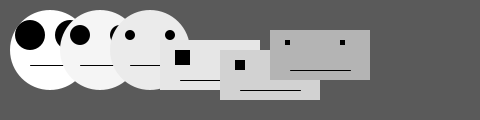
Frame 1 (no input)
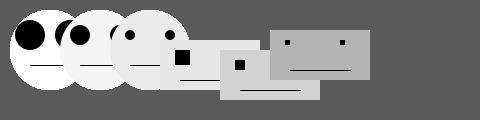
Frame 60 (the mouse pressed at the canvas centre just before this capture)
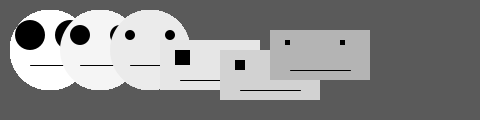
Frame 120 (the mouse held since frame 60 and released just before this capture)

The Processing sketch that drew these frames (run headless with seeded random() and noise(); from frame 60 on, the mouse is pressed at the canvas centre):

// Processing sketch: processing_79419
// ── processing_79419.pde

void setup() {
  size(480,120);
  background(90);
  smooth();
}

void draw() {
  cara(10,10, 255,30);
  cara(60,10,245,20);
  cara(110,10,235,10);
  cuadrado(120,0,230,15);
  cuadrado(180,10,210,10);
  cuadrado(230,-10,180,5);
}

void cara(int x, int y, color c, int sizeOjos){  
 pushMatrix();
 translate(x,y);
 noStroke();
 fill(c);
 ellipse(40,40,80,80); // cara 
 fill(0);
 ellipse(20,25,sizeOjos,sizeOjos);
 ellipse(60,25,sizeOjos,sizeOjos);
 stroke(0);
 line(20,55,60,55);
 popMatrix(); 
}

void cuadrado(int w, int z, color r, int sizeOjos2){
pushMatrix();
translate(w,z);
noStroke();
fill(r);
rect(40,40,100,50);
fill(0);
rect(55,50,sizeOjos2,sizeOjos2);
rect(110,50,sizeOjos2,sizeOjos2);
stroke(0);
line(60,80,120,80);
popMatrix();
}
